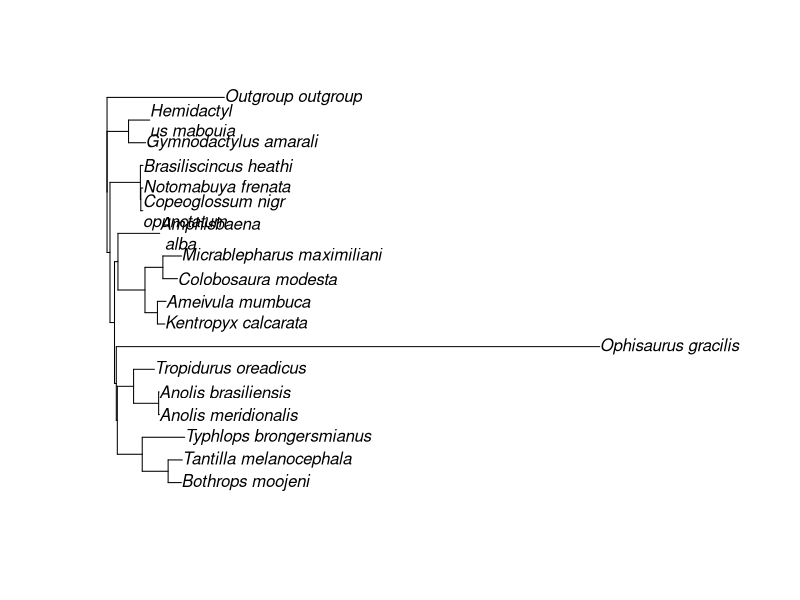
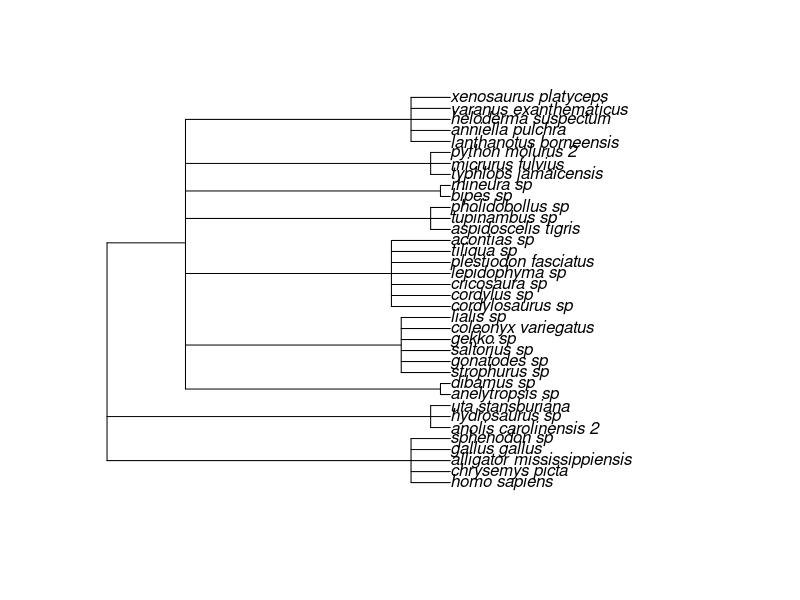

The R script that drew these images, in order:
library(ape)

x <- "((chrysemys_picta,alligator_mississippiensis,gallus_gallus),((strophurus_sp,gonatodes_sp,saltorius_sp,lialis_sp),(cordylosaurus_sp,cordylus_sp,cricosaura_sp,lepidophyma_sp,plestiodon_fasciatus,tiliqua_sp),(aspidoscelis_tigris,tupinambus_sp,pholidobollus_sp),(bipes_sp,rhineura_sp),micrurus_fulvius,(anniella_pulchra,heloderma_suspectum,xenosaurus_platyceps)));"
y <- "((homo_sapiens,chrysemys_picta,alligator_mississippiensis,gallus_gallus,sphenodon_sp),(anolis_carolinensis_2,hydrosaurus_sp),(dibamus_sp,(strophurus_sp,gonatodes_sp,saltorius_sp,gekko_sp,coleonyx_variegatus,lialis_sp),(cordylus_sp,plestiodon_fasciatus,tiliqua_sp),(aspidoscelis_tigris,tupinambus_sp),rhineura_sp,(typhlops_jamaicensis,micrurus_fulvius,python_molurus_2),(lanthanotus_borneensis,anniella_pulchra,xenosaurus_platyceps)));"
z <- "(Kentropyx_calcarata:0.0109893696,((((((Typhlops_brongersmianus:0.0627900103,(Bothrops_moojeni:0.0195861198,Tantilla_melanocephala:0.0209819421)100_100
:0.0383223313)100_100:0.0368754732,((Anolis_meridionalis:0.0010448896,Anolis_brasiliensis:0.0006709941)100_100:0.0370710223,Tropidurus_oreadicus:0.0308
643818)100_100:0.0240763187)100_100:0.0015088974,Ophisaurus_gracilis:0.7153691699)100_100:0.0026577726,(((Gymnodactylus_amarali:0.0251972113,Hemidactyl
us_mabouia:0.0312956575)100_100:0.0318486216,Outgroup_outgroup:0.1736770065)100_100:0.0043661536,(Brasiliscincus_heathi:0.0039027396,(Copeoglossum_nigr
opunctatum:0.0029673186,Notomabuya_frenata:0.0031261982)100_100:0.0006163549)100_100:0.0449982559)100_100:0.0066837867)100_100:0.0050993046,Amphisbaena
_alba:0.0618370986)100_100:0.0400059809,(Colobosaura_modesta:0.0216100830,Micrablepharus_maximiliani:0.0277099824)100_100:0.0264979275)100_100:0.018433
6724,Ameivula_mumbuca:0.0127196352);"
t <- read.tree(text=z)
x <- root(t,outgroup="Outgroup_outgroup",resolve.root = TRUE)
y <- ladderize(x, right = TRUE)
plot(y)

AI <- "((homo_sapiens, chrysemys_picta, alligator_mississippiensis, gallus_gallus, sphenodon_sp), (anelytropsis_sp, dibamus_sp), (strophurus_sp, gonatodes_sp, saltorius_sp, gekko_sp, coleonyx_variegatus, lialis_sp), (cordylosaurus_sp, cordylus_sp, cricosaura_sp, lepidophyma_sp, plestiodon_fasciatus, tiliqua_sp, acontias_sp), (aspidoscelis_tigris, tupinambus_sp, pholidobollus_sp), (bipes_sp, rhineura_sp), ((typhlops_jamaicensis, micrurus_fulvius, python_molurus_2), ((anolis_carolinensis_2, hydrosaurus_sp, uta_stansburiana), (lanthanotus_borneensis, anniella_pulchra, heloderma_suspectum, varanus_exanthematicus, xenosaurus_platyceps))));"
SA <- "((homo_sapiens, chrysemys_picta, alligator_mississippiensis, gallus_gallus, sphenodon_sp), (anelytropsis_sp, dibamus_sp), (strophurus_sp, gonatodes_sp, saltorius_sp, gekko_sp, coleonyx_variegatus, lialis_sp), (cordylosaurus_sp, cordylus_sp, cricosaura_sp, lepidophyma_sp, plestiodon_fasciatus, tiliqua_sp, acontias_sp), (aspidoscelis_tigris, tupinambus_sp, pholidobollus_sp), (bipes_sp, rhineura_sp), (((typhlops_jamaicensis, micrurus_fulvius, python_molurus_2), (lanthanotus_borneensis, anniella_pulchra, heloderma_suspectum, varanus_exanthematicus, xenosaurus_platyceps)), (anolis_carolinensis_2, hydrosaurus_sp, uta_stansburiana)));"
SI <- "((homo_sapiens, chrysemys_picta, alligator_mississippiensis, gallus_gallus, sphenodon_sp), (anelytropsis_sp, dibamus_sp), (strophurus_sp, gonatodes_sp, saltorius_sp, gekko_sp, coleonyx_variegatus, lialis_sp), (cordylosaurus_sp, cordylus_sp, cricosaura_sp, lepidophyma_sp, plestiodon_fasciatus, tiliqua_sp, acontias_sp), (aspidoscelis_tigris, tupinambus_sp, pholidobollus_sp), (bipes_sp, rhineura_sp), (((typhlops_jamaicensis, micrurus_fulvius, python_molurus_2), (anolis_carolinensis_2, hydrosaurus_sp, uta_stansburiana)), (lanthanotus_borneensis, anniella_pulchra, heloderma_suspectum, varanus_exanthematicus, xenosaurus_platyceps)));" 
SC <- "((homo_sapiens, chrysemys_picta, alligator_mississippiensis, gallus_gallus, sphenodon_sp), (anolis_carolinensis_2, hydrosaurus_sp, uta_stansburiana), ((anelytropsis_sp, dibamus_sp), (strophurus_sp, gonatodes_sp, saltorius_sp, gekko_sp, coleonyx_variegatus, lialis_sp), (cordylosaurus_sp, cordylus_sp, cricosaura_sp, lepidophyma_sp, plestiodon_fasciatus, tiliqua_sp, acontias_sp), (aspidoscelis_tigris, tupinambus_sp, pholidobollus_sp), (bipes_sp, rhineura_sp), (typhlops_jamaicensis, micrurus_fulvius, python_molurus_2), (lanthanotus_borneensis, anniella_pulchra, heloderma_suspectum, varanus_exanthematicus, xenosaurus_platyceps)));"

t <- read.tree(text=SC)

plot(t)


Outgroup<- c("Gallus_gallus")
Gekkota<- c("Hemidactylus_mabouia","Gymnodactylus_amarali")
Scincoidea<- c("Brasiliscincus_heathi", "Copeoglossum_nigropunctatum", "Notomabuya_frenata")
Gymnothalmidae <- c("Colobosaura_modesta", "Micrablepharus_maximiliani")
Teioidea<- c("Ameiva_ameiva", "Ameivula_mumbuca", "Kentropyx_calcarata")
Amphisbaenia<-c("Amphisbaena_alba")
Iguania<- c("Anolis_brasiliensis", "Anolis_meridionalis", "Tropidurus_oreadicus")
Serpentes<- c("Corallus_hortulanus", "Chironius_exoletus", "Tantilla_melanocephala", "Sibynomorphus_mikanii", "Philodryas_olfersii", "Bothrops_lutzi", "Bothrops_moojeni", "Bothrops_pauloensis", "Liotyphlops_ternetzii", "Micrurus_brasiliensis", "Trilepida_brasiliensis", "Typhlops_brongersmianus")
Boidae <- c("Corallus_hortulanus")
Colubridae <- c("Chironius_exoletus", "Tantilla_melanocephala")
Dipsadidae <- c("Sibynomorphus_mikanii", "Philodryas_olfersii")
Viperidae <- c("Bothrops_lutzi", "Bothrops_moojeni", "Bothrops_pauloensis")
Anomalepididae <- c("Liotyphlops_ternetzii")
Elapidae <- c("Micrurus_brasiliensis")
Leptotyphlopidae <- c("Trilepida_brasiliensis")
Typhlopidae <- c("Typhlops_brongersmianus")
Toxicofera <- c("Anolis_brasiliensis", "Anolis_meridionalis", "Tropidurus_oreadicus", "Corallus_hortulanus", "Chironius_exoletus", "Tantilla_melanocephala", "Sibynomorphus_mikanii", "Philodryas_olfersii", "Bothrops_lutzi", "Bothrops_moojeni", "Bothrops_pauloensis", "Liotyphlops_ternetzii", "Micrurus_brasiliensis", "Trilepida_brasiliensis", "Typhlops_brongersmianus")


